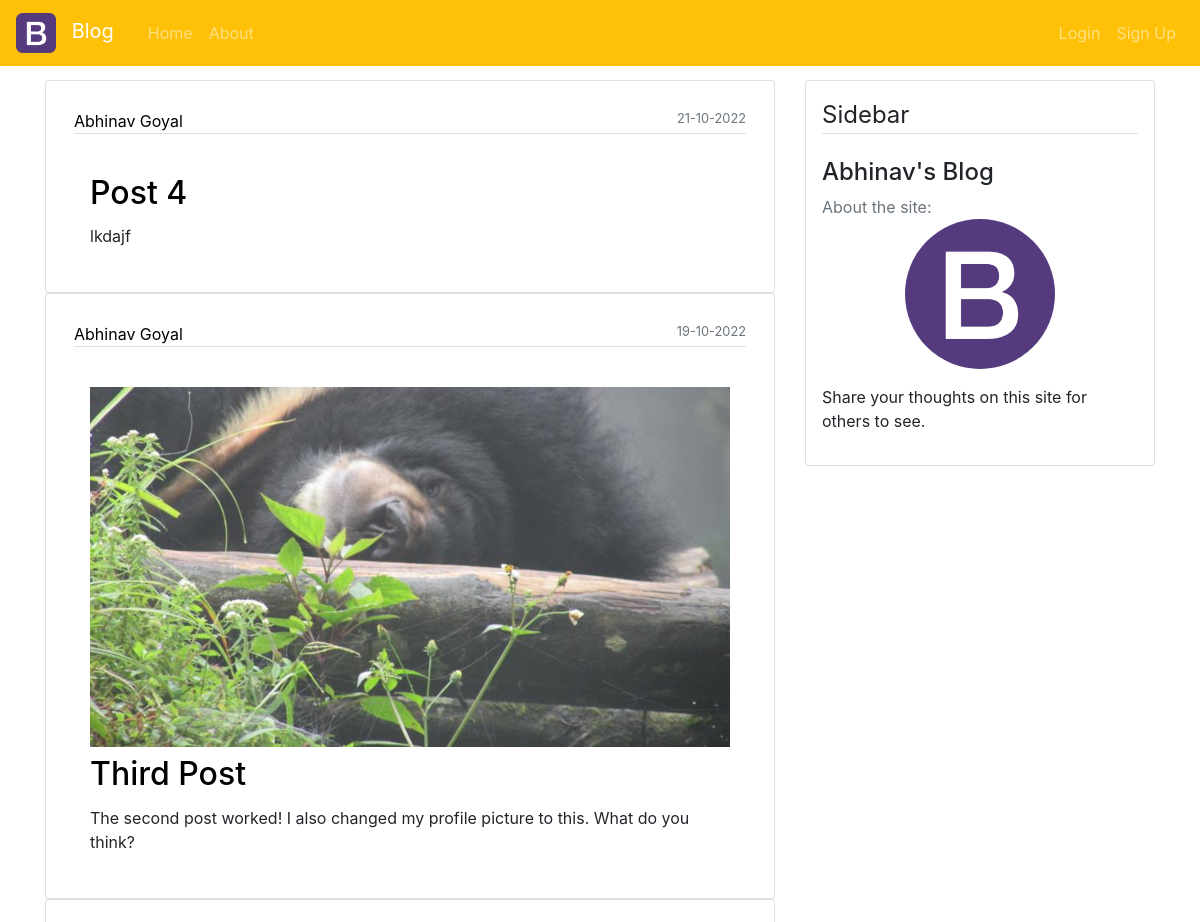
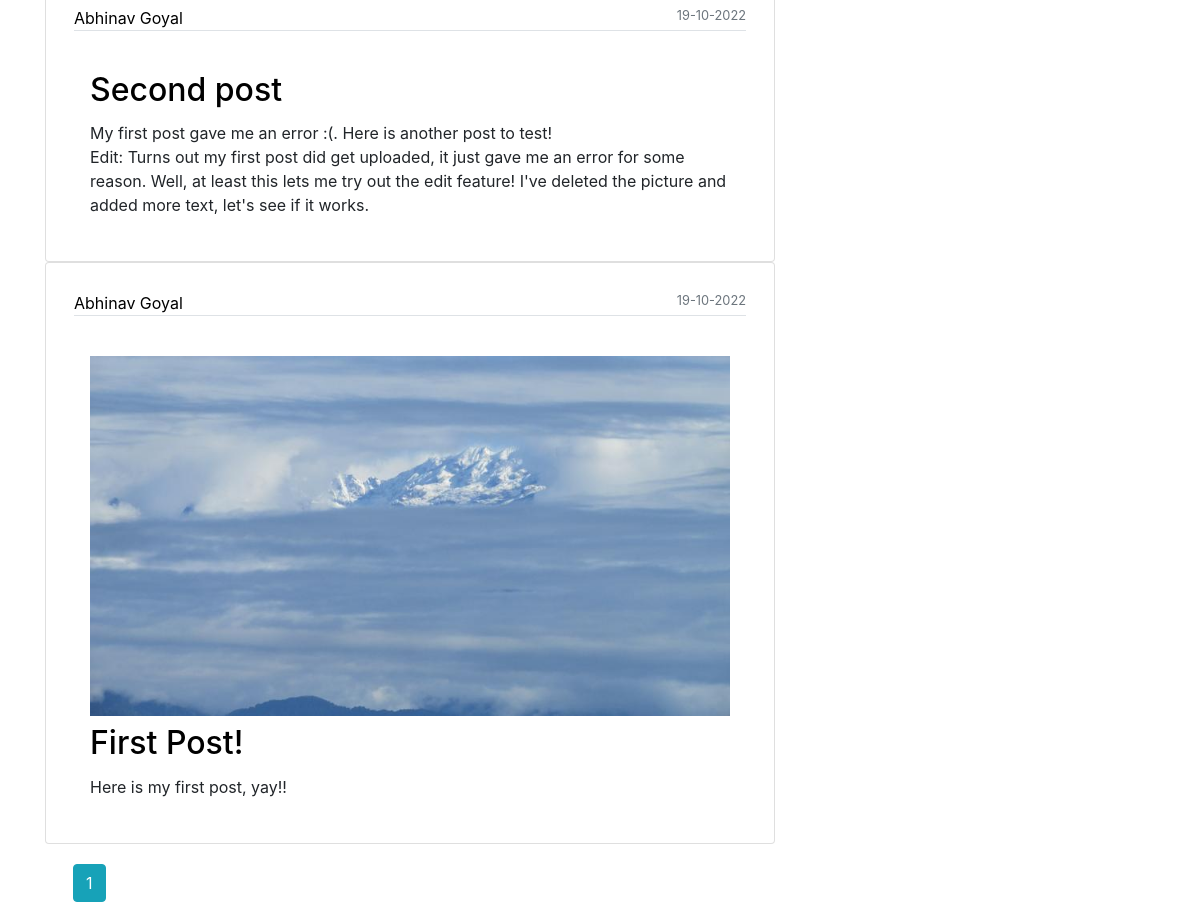
The page /home on the database its author committed (2 pictures, top to bottom).
### flask_blog/models.py (models this page shows, shortened)
class Post(db.Model):
    id = db.Column(db.Integer, primary_key=True)
    title = db.Column(db.String(100), nullable=False)
    content = db.Column(db.Text, nullable=False)
    post_pic = db.Column(db.String(60), nullable=True)
    date_posted = db.Column(db.DateTime, nullable=False, default=datetime.now)
    user_id = db.Column(db.Integer, db.ForeignKey("user.id"), nullable=False)

class User(db.Model, UserMixin):
    about_text = "Hello there! I love blogging!"
    id = db.Column(db.Integer, primary_key=True)
    first_name = db.Column(db.String(20), nullable=False)
    last_name = db.Column(db.String(20), nullable=False)
    email = db.Column(db.String(100), unique=True, nullable=False)
    password = db.Column(db.String(20), nullable=False)
    profile_pic = db.Column(db.String(60), nullable=False, default="default.png")
    about_me = db.Column(db.Text, nullable=False, default=about_text)
    posts = db.relationship("Post", backref="creator", lazy=True)

### flask_blog/routes.py (the view)
    @app.route("/")
    @app.route("/home")
    def home():
        page = request.args.get("page", 1, type=int)
        data = Post.query.order_by(Post.date_posted.desc()).paginate(page=page, per_page=5)
        return render_template("home.html", posts=data, title="Home", about_info=about_info)

### flask_blog/templates/home.html
{% extends "layout.html"%}
{%block contents%}
<div class="row">
    <div class="col-md-8">
        {% for post in posts.items %}
            <div class="card p-2">
                <div class="card-body">
                    <div class="border-bottom mb-4">
                        <div class="link-class"><a class="card-text" href="{{url_for('profile_by_id',user_id=post.creator.id)}}">{{ post.creator.first_name+' '+ post.creator.last_name}} </a>
                        <small class="card-text text-muted float-right">{{ post.date_posted.strftime('%d-%m-%Y')}}</small>
                        </div>
                    </div>
                    <div class="p-3">
                        {%if post.post_pic%}
                            <img class="img-fluid mb-2" src="{{url_for('static',filename='images/'+post.post_pic)}}" alt="Post Picture">
                        {%endif%}
                        <h2 class="card-title link-class"><a href="{{url_for('post',post_id=post.id)}}">{{ post.title }}</a></h2>
                        <p class="card-text blog-content">{{ post.content }}</p>
                    </div>
                </div>
            </div>
        {% endfor %}
        <ul class="list-group list-group-horizontal list-group-flush justify-content-between">
            {% for page_number in posts.iter_pages(left_edge=1, right_edge=1, left_current=1, right_current=3) %}
                {% if page_number %}
                    {% if posts.page == page_number %}
                        <li class="list-group-item"><a class="btn btn-info m-2" href="{{ url_for('home', page=page_number) }}">{{ page_number }}</a></li>
                    {% else %}
            <li class="list-group-item"><a class="btn btn-outline-info m-2" href="{{ url_for('home', page=page_number) }}">{{ page_number }}</a></li>
                    {% endif %}
                {% else %}
            <li class="list-group-item"><span class="m-2">...</span></li>
                {% endif %}
            {% endfor %}
        </ul>
    </div>
    <div class="col-md-4">
        <div class="card p-3 sticky-top">
            <legend class="border-bottom mb-4">Sidebar</legend>
            {%if current_user.is_authenticated%}
                <h4>{{current_user.first_name+' '+ current_user.last_name}}</h4>
                <p class="text-muted">About me:
                <img src="{{url_for('static',filename='profile_pictures/'+current_user.profile_pic)}}" class="rounded-circle mx-auto d-block" style="height: 150px;width: 150px;">
                <p class="blog-content"> {{current_user.about_me}}</p>
                <ul class="list-group">
                    <li class="list-group-item">My Posts</li>
                    <li class="list-group-item">Profile</li>
                    <li class="list-group-item">Announcements</li>
                </ul>
            {% else %}
                <h4>{{about_info.name}}</h4>
                <p class="text-muted">About the site:
                    <img src="{{url_for('static',filename='images/'+about_info.picture)}}" class="rounded-circle mx-auto d-block" style="height: 150px;width: 150px;">
                    <p class="blog-content"> {{about_info.tagline}}</p>
            {%endif%}
        </div>
    </div>
</div>
{% endblock contents%}

### flask_blog/templates/layout.html (shortened to what this page needs)
<!DOCTYPE html>
<html lang="en">
<head>
    <link rel="stylesheet" href="https://stackpath.bootstrapcdn.com/bootstrap/4.4.1/css/bootstrap.min.css">
    <link rel="stylesheet" type="text/css" href="{{url_for('static',filename='main.css')}}">
</head>
<body>
    <nav class="navbar navbar-expand-md bg-warning navbar-dark fixed-top">
        <a class="navbar-brand" href="{{url_for('home')}}">
            <img src="../static/images/b_logo.png" alt="mylogo" style="width:40px; height:4opx">
            <span style="padding:10px">Blog</span>
        </a>
        <div class="navbar-collapse collapse" id="collapsethis">
            <div class="navbar-nav mr-auto">
                <a class="nav-item nav-link " href="{{url_for('home')}}">Home</a>
                <a class="nav-item nav-link" href="{{url_for('about')}}">About</a>
            </div>
            <div class="navbar-nav ml-auto">
                {% if current_user.is_authenticated %}
                    <a class="nav-item nav-link" href="{{url_for('add_post')}}">Add Post</a>
                    <a class="nav-item nav-link" href="{{url_for('profile')}}">Profile</a>
                    <a class="nav-item nav-link" href="{{url_for('logout')}}">Log Out</a>
                {% else %}
                    <a class="nav-item nav-link" href="{{url_for('login')}}">Login</a>
                    <a class="nav-item nav-link" href="{{url_for('signup')}}">Sign Up</a>
                {% endif %}
            </div>
        </div>
    </nav>
    <div class="container">
        {% block contents %} {% endblock contents %}
    </div>
</body>
</html>

### flask_blog/static/main.css (style rules this page uses)
body { background-colour:#FAFAFA; margin-top:80px; }
.link-class a { color: #000000; }
.blog-content { white-space:pre-line; }

### rows shown on the page
Post: creator "Abhinav Goyal", date_posted "21-10-2022", title "Post 4", content "lkdajf"
Post: creator "Abhinav Goyal", date_posted "19-10-2022", post_pic (picture), title "Third Post", content "The second post worked! I also changed my profile picture to this. What do you think?"
Post: creator "Abhinav Goyal", date_posted "19-10-2022", title "Second post", content "My first post gave me an error :(. Here is another post to test! Edit: Turns out my first post did get uploaded, it just gave me an error for some reason. Well, at least this lets me try out the edit feature! I've deleted the picture and added more text, let's see if it works."
Post: creator "Abhinav Goyal", date_posted "19-10-2022", post_pic (picture), title "First Post!", content "Here is my first post, yay!!"

### other values the page prints
{{ page_number }} "1"
{{ about_info.name }} "Abhinav's Blog"
{{ about_info.tagline }} "Share your thoughts on this site for others to see."
